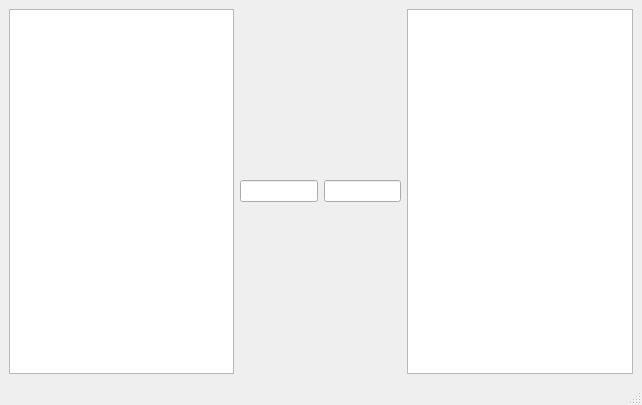
<?xml version="1.0" encoding="UTF-8"?>
<ui version="4.0">
 <class>MainWindow</class>
 <widget class="QMainWindow" name="MainWindow">
  <property name="geometry">
   <rect>
    <x>0</x>
    <y>0</y>
    <width>642</width>
    <height>405</height>
   </rect>
  </property>
  <property name="windowTitle">
   <string>MainWindow</string>
  </property>
  <widget class="QWidget" name="centralwidget">
   <layout class="QHBoxLayout" name="horizontalLayout">
    <item>
     <widget class="QTextBrowser" name="textBrowser"/>
    </item>
    <item>
     <widget class="QLineEdit" name="lineEdit"/>
    </item>
    <item>
     <widget class="QLineEdit" name="lineEdit_2"/>
    </item>
    <item>
     <widget class="QTextEdit" name="textEdit"/>
    </item>
   </layout>
  </widget>
  <widget class="QMenuBar" name="menubar">
   <property name="geometry">
    <rect>
     <x>0</x>
     <y>0</y>
     <width>642</width>
     <height>21</height>
    </rect>
   </property>
  </widget>
  <widget class="QStatusBar" name="statusbar"/>
 </widget>
 <resources/>
 <connections/>
</ui>
